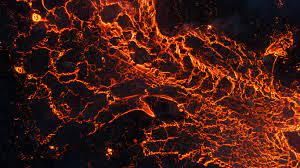
#> input picture images/1.jpg, 300 x 168 px
$ python texture_discriptor.py
#> lines starting #> are read from the running program, lines starting #| are printed output that depends on the picture
import numpy as np
import cv2
import matplotlib.pyplot as plt


# این کد روش استخراج ویژگی در یکی از مقاله ها را مشخص می کند. عنوان مقاله در زیر آمده است.
# A locally based feature descriptor for abnormalities detection
def texture_discriptor(img_gray=None, P=8, R=1):
    '''
    :param img_gray: and gray image.
    :param P: P must be like a kernel {0-8-center=5}=3*3 or {0-24-center=13}=5*5 or {0-49-center=25}=7*7 or ...
    :param R: R related to P. {P=8 -- R=1} or {P=25 -- R=2} or {P=49 -- R=3} or ...
    :return:
    '''
    r, c = img_gray.shape
    img_gray = img_gray.astype(np.float64)
    img_gray_temp = np.zeros((r + (2 * R), c + (2 * R)), np.float64)
    img_gray_temp[R:R + r, R:R + c] = img_gray.copy()
    img_gray = img_gray_temp.copy()
    r, c = img_gray.shape
    F1 = np.zeros((r, c), dtype=np.float64)
    k_num = R
    for i in range(R, r - R):
        for j in range(R, c - R):
            temp_img = img_gray[i - k_num:i + k_num + 1, j - k_num:j + k_num + 1].copy()
            temp_img = temp_img.flatten()
            center_idx = int(len(temp_img) / 2)
            g_c = temp_img[center_idx]
            T1 = g_c - ((np.sum(temp_img) - g_c) / P)
            for p in range(0, P):
                g_p = temp_img[p]
                if np.abs(g_c - g_p) < T1:
                    F1[i, j] += 1
    F1 = F1[R:r - R, R:c - R]
    return F1


directory = 'images/'
image_BGR = cv2.imread(directory + '1.jpg')
#> image_BGR is the input picture: shape (168, 300, 3); mean B, G, R 19.5, 27.5, 70.3
image_RGB = cv2.cvtColor(image_BGR, cv2.COLOR_BGR2RGB)
image_gray = cv2.cvtColor(image_RGB, cv2.COLOR_RGB2GRAY)
cv2.imwrite(directory + '1_gray.jpg', image_gray)

# you can change these two parameters base on article
P_param = 8
R_param = 1

# get texture of RGB image
R, G, B = cv2.split(image_RGB)
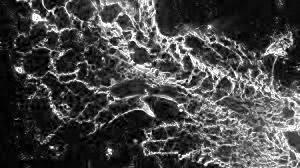
#> R: shape (168, 300); min 0, max 255, mean 70.3
texture_R = texture_discriptor(img_gray=R, P=P_param, R=R_param)
texture_G = texture_discriptor(img_gray=G, P=P_param, R=R_param)
texture_B = texture_discriptor(img_gray=B, P=P_param, R=R_param)
#> call 3 of texture_discriptor, with P = 8, R = 1
#> after the loop in texture_discriptor (call 3), `for i in range(R, r - R):`:
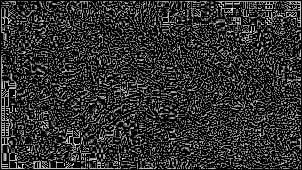
#> F1: shape (170, 302) float64; min 0, max 8, mean 1.51; drawn with min black and max white

# get texture of gray image
texture_gray = texture_discriptor(img_gray=image_gray, P=P_param, R=R_param)
#> call 4 of texture_discriptor, with P = 8, R = 1
#> in texture_discriptor (call 4), `img_gray_temp[R:R + r, R:R + c] = img_gray.copy()`:
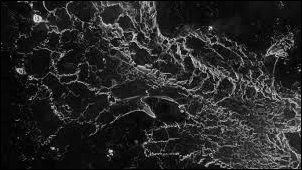
#> img_gray_temp: shape (170, 302) float64; min 0, max 233, mean 38.7
#> after the loop in texture_discriptor (call 4), `for i in range(R, r - R):`:
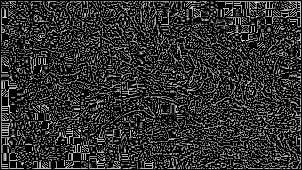
#> F1: shape (170, 302) float64; min 0, max 8, mean 1.52; drawn with min black and max white

# normalize images
texture_R = cv2.normalize(texture_R, None, alpha=0, beta=200, norm_type=cv2.NORM_MINMAX)
texture_G = cv2.normalize(texture_G, None, alpha=0, beta=200, norm_type=cv2.NORM_MINMAX)
texture_B = cv2.normalize(texture_B, None, alpha=0, beta=200, norm_type=cv2.NORM_MINMAX)
texture_gray = cv2.normalize(texture_gray, None, alpha=0, beta=200, norm_type=cv2.NORM_MINMAX)
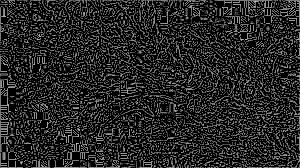
#> texture_gray: shape (168, 300) float64; min 0, max 200, mean 38.6

# make an RGB texture
texture_RGB = cv2.merge((texture_R, texture_G, texture_B))

# save images
cv2.imwrite(directory + 'texture_R.jpg', texture_R)
cv2.imwrite(directory + 'texture_G.jpg', texture_G)
cv2.imwrite(directory + 'texture_B.jpg', texture_B)
cv2.imwrite(directory + 'texture_RGB.jpg', texture_RGB)
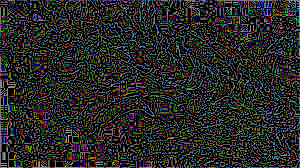
#> saved as texture_RGB.jpg: shape (168, 300, 3); mean B, G, R 37.6, 39.8, 38.4
cv2.imwrite(directory + 'texture_gray.jpg', texture_gray)

plt.subplot(2, 5, 1), plt.axis("off"), plt.imshow(image_RGB, cmap='gray'), plt.title('RGB')
plt.subplot(2, 5, 2), plt.axis("off"), plt.imshow(image_gray, cmap='gray'), plt.title('gray')
plt.subplot(2, 5, 3), plt.axis("off"), plt.imshow(R, cmap='gray'), plt.title('R')
plt.subplot(2, 5, 4), plt.axis("off"), plt.imshow(G, cmap='gray'), plt.title('G')
plt.subplot(2, 5, 5), plt.axis("off"), plt.imshow(B, cmap='gray'), plt.title('B')
plt.subplot(2, 5, 6), plt.axis("off"), plt.imshow(texture_RGB, cmap='gray'), plt.title('texture_RGB')
plt.subplot(2, 5, 7), plt.axis("off"), plt.imshow(texture_gray, cmap='gray'), plt.title('texture_gray')
plt.subplot(2, 5, 8), plt.axis("off"), plt.imshow(texture_R, cmap='gray'), plt.title('texture_R')
plt.subplot(2, 5, 9), plt.axis("off"), plt.imshow(texture_G, cmap='gray'), plt.title('texture_G')
plt.subplot(2, 5, 10), plt.axis("off"), plt.imshow(texture_B, cmap='gray'), plt.title('texture_B')
plt.subplots_adjust(left=0.001, bottom=0.03, right=0.999, top=0.930, wspace=0.001, hspace=0.15)
plt.show()
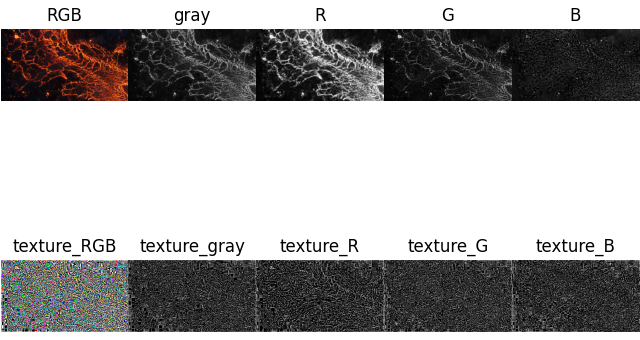
#> figure drawn by matplotlib, 10 panels
